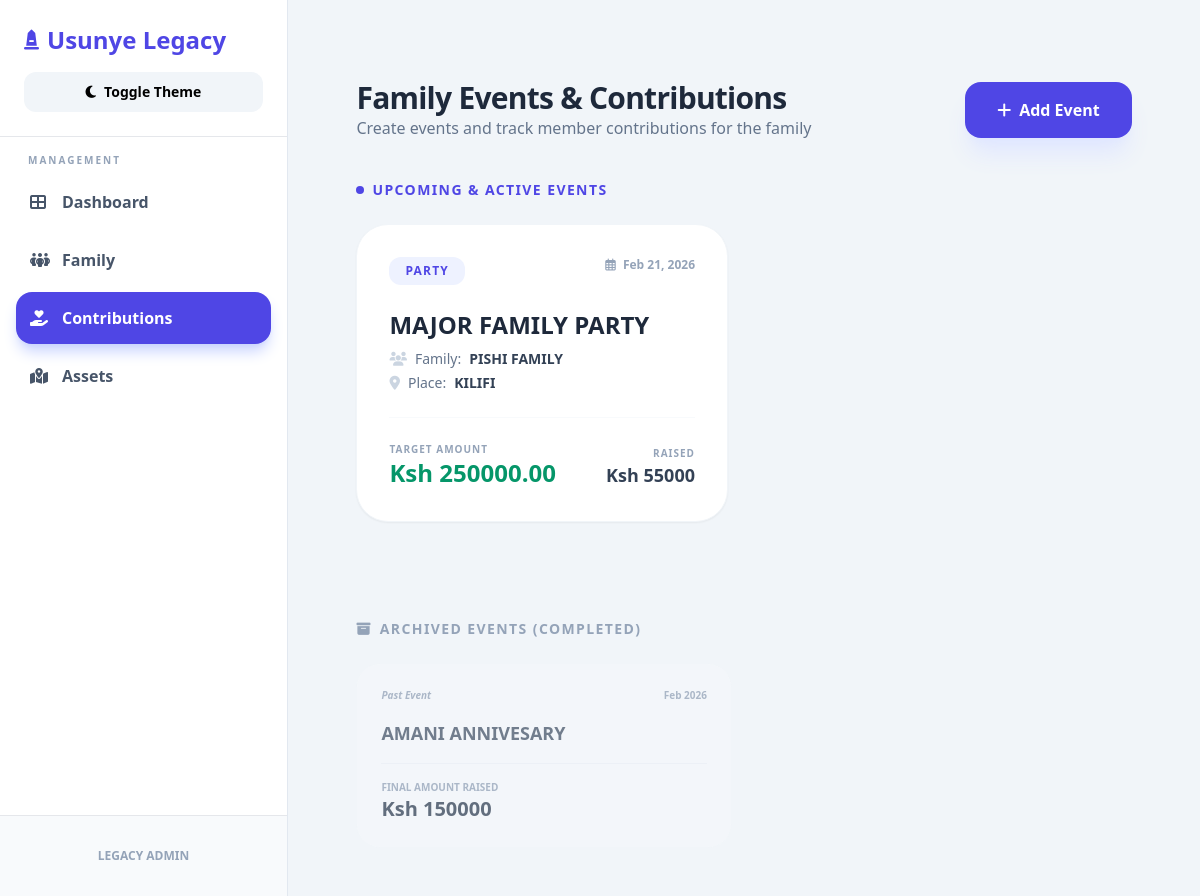
/contributions/, run on the app's committed database.
### lineage/models.py (models this page shows, shortened)
class Event(models.Model):
    title = models.CharField(max_length=200)
    type = models.ForeignKey(EventType, on_delete=models.SET_NULL, null=True)
    family_name = models.CharField(max_length=200)
    location = models.CharField(max_length=200)
    date = models.DateField()
    goal_amount = models.DecimalField(max_digits=12, decimal_places=2)
    is_active = models.BooleanField(default=True)
    def __str__(self):
        return f"{self.title} ({self.family_name})"
    @property
    def total_contributed(self):
        result = self.contributions.aggregate(total=Sum('amount'))['total']
        return result or 0

class EventType(models.Model):
    name = models.CharField(max_length=100, unique=True)
    def __str__(self):
        return self.name

### lineage/views.py (the view)
# urls.py: path('contributions/', views.contributions, name='contributions'),
def contributions(request):
    today = timezone.now().date()
    active_events = Event.objects.filter(date__gte=today).order_by('date')
    archived_events = Event.objects.filter(date__lt=today).order_by('-date')
    event_form = EventForm()
    contribution_form = ContributionForm()
    context = {
        'events': active_events,
        'archived_events': archived_events,
        'event_form': event_form,
        'contribution_form': contribution_form,
    }
    return render(request, 'lineage/contributions.html', context)

### lineage/models.py (called while the page is built)
    def __str__(self):
        return self.name

### lineage/templates/lineage/contributions.html (shortened to what this page needs)
{% extends 'lineage/base.html' %}
{% block content %}
<div class="animate__animated animate__fadeIn space-y-10 max-w-[95%] mx-auto [&_input[type=number]]:[appearance:textfield] [&_input[type=number]::-webkit-outer-spin-button]:appearance-none [&_input[type=number]::-webkit-inner-spin-button]:appearance-none">
    <div class="flex flex-col md:flex-row md:items-center justify-between gap-4">
        <div>
            <h2 class="text-3xl font-black text-slate-800 dark:text-slate-200 tracking-tight">Family Events & Contributions</h2>
            <p class="text-slate-500 dark:text-slate-400 font-medium">Create events and track member contributions for the family</p>
        </div>
        <button id="openEventModal" class="bg-indigo-600 dark:bg-indigo-500 text-white px-8 py-4 rounded-2xl font-bold hover:bg-indigo-700 dark:hover:bg-indigo-600 transition shadow-xl shadow-indigo-100 dark:shadow-indigo-800 flex items-center gap-2 active:scale-95">
            <i class="fas fa-plus"></i> Add Event
        </button>
    </div>
    <div>
        <h3 class="text-sm font-black text-indigo-600 dark:text-indigo-400 uppercase tracking-widest mb-6 flex items-center gap-2">
            <span class="w-2 h-2 bg-indigo-600 dark:bg-indigo-400 rounded-full animate-pulse"></span>
            Upcoming & Active Events
        </h3>
        <div class="grid grid-cols-1 md:grid-cols-2 xl:grid-cols-3 gap-8">
            {% for event in events %}
            <div class="bg-white dark:bg-slate-900 rounded-[2rem] border border-slate-100 dark:border-slate-700 shadow-sm hover:shadow-2xl hover:-translate-y-1 transition-all duration-300 cursor-pointer group" onclick="openEvent('{{ event.id }}')">
                <div class="p-8 space-y-6">
                    <div class="flex justify-between items-start">
                        <span class="px-4 py-1.5 rounded-xl text-xs font-black uppercase tracking-widest
                            {% if event.type == 'Wedding' %}bg-pink-50 text-pink-600 dark:bg-pink-800/20 dark:text-pink-400
                            {% elif event.type == 'Party' %}bg-amber-50 text-amber-600 dark:bg-amber-800/20 dark:text-amber-400
                            {% elif event.type == 'Funeral' %}bg-slate-100 text-slate-700 dark:bg-slate-800/20 dark:text-slate-300
                            {% else %}bg-indigo-50 text-indigo-600 dark:bg-indigo-800/20 dark:text-indigo-400{% endif %}">
                            {{ event.type }}
                        </span>
                        <span class="text-xs font-bold text-slate-400 dark:text-slate-300"><i class="far fa-calendar-alt mr-1"></i> {{ event.date|date:"M d, Y" }}</span>
                    </div>
                    <div>
                        <h3 class="text-2xl font-black text-slate-800 dark:text-slate-200 group-hover:text-indigo-600 dark:group-hover:text-indigo-400 transition-colors">{{ event.title }}</h3>
                        <div class="mt-2 space-y-1">
                            <p class="text-sm text-slate-500 dark:text-slate-400 flex items-center gap-2"><i class="fas fa-users text-slate-300 dark:text-slate-600"></i> Family: <span class="font-semibold text-slate-700 dark:text-slate-200">{{ event.family_name }}</span></p>
                            <p class="text-sm text-slate-500 dark:text-slate-400 flex items-center gap-2"><i class="fas fa-map-marker-alt text-slate-300 dark:text-slate-600"></i> Place: <span class="font-semibold text-slate-700 dark:text-slate-200">{{ event.location }}</span></p>
                        </div>
                    </div>
                    <div class="flex justify-between items-end pt-6 border-t border-slate-50 dark:border-slate-700">
                        <div>
                            <p class="text-[10px] text-slate-400 dark:text-slate-500 uppercase font-black tracking-widest">Target Amount</p>
                            <p class="text-2xl font-black text-emerald-600">Ksh {{ event.goal_amount }}</p>
                        </div>
                        <div class="text-right">
                            <p class="text-[10px] text-slate-400 dark:text-slate-500 uppercase font-black tracking-widest">Raised</p>
                            <p class="text-lg font-bold text-slate-700 dark:text-slate-200">Ksh {{ event.total_contributed }}</p>
                        </div>
                    </div>
                </div>
            </div>
            {% empty %}
            <div class="col-span-full py-12 text-center bg-slate-50 dark:bg-slate-800 rounded-[2rem] border-2 border-dashed border-slate-200 dark:border-slate-700">
                <p class="text-slate-400 dark:text-slate-500 font-medium">No active events.</p>
            </div>
            {% endfor %}
        </div>
    </div>
    <hr class="border-slate-100 dark:border-slate-700">
    {% if archived_events %}
    <div class="pt-4">
        <h3 class="text-sm font-black text-slate-400 dark:text-slate-500 uppercase tracking-widest mb-6 flex items-center gap-2">
            <i class="fas fa-archive"></i>
            Archived Events (Completed)
        </h3>
        <div class="grid grid-cols-1 md:grid-cols-2 xl:grid-cols-4 gap-6">
            {% for event in archived_events %}
            <div class="bg-slate-50/50 dark:bg-slate-900/50 rounded-3xl border border-slate-100 dark:border-slate-700 p-6 opacity-75 hover:opacity-100 transition-opacity cursor-pointer" onclick="openEvent('{{ event.id }}')">
                <div class="flex justify-between items-center mb-4">
                    <span class="text-[10px] font-bold text-slate-400 dark:text-slate-500 italic">Past Event</span>
                    <span class="text-[10px] font-bold text-slate-400 dark:text-slate-500">{{ event.date|date:"M Y" }}</span>
                </div>
                <h4 class="text-lg font-bold text-slate-600 dark:text-slate-200">{{ event.title }}</h4>
                <div class="mt-4 pt-4 border-t border-slate-200/50 dark:border-slate-700/50">
                    <p class="text-[10px] font-black text-slate-400 dark:text-slate-500 uppercase">Final Amount Raised</p>
                    <p class="text-xl font-black text-slate-700 dark:text-slate-200">Ksh {{ event.total_contributed }}</p>
                </div>
            </div>
            {% endfor %}
        </div>
    </div>
    {% endif %}
</div>
{% endblock %}

### lineage/templates/lineage/base.html (style rules this page uses)
html { scroll-behavior: smooth; }

### data on the page
Event: type "PARTY", date "Feb 21, 2026", title "MAJOR FAMILY PARTY", family_name "PISHI FAMILY", location "KILIFI", goal_amount "250000.00", total_contributed "55000"
Event: date "Feb 2026", title "AMANI ANNIVESARY", total_contributed "150000"
